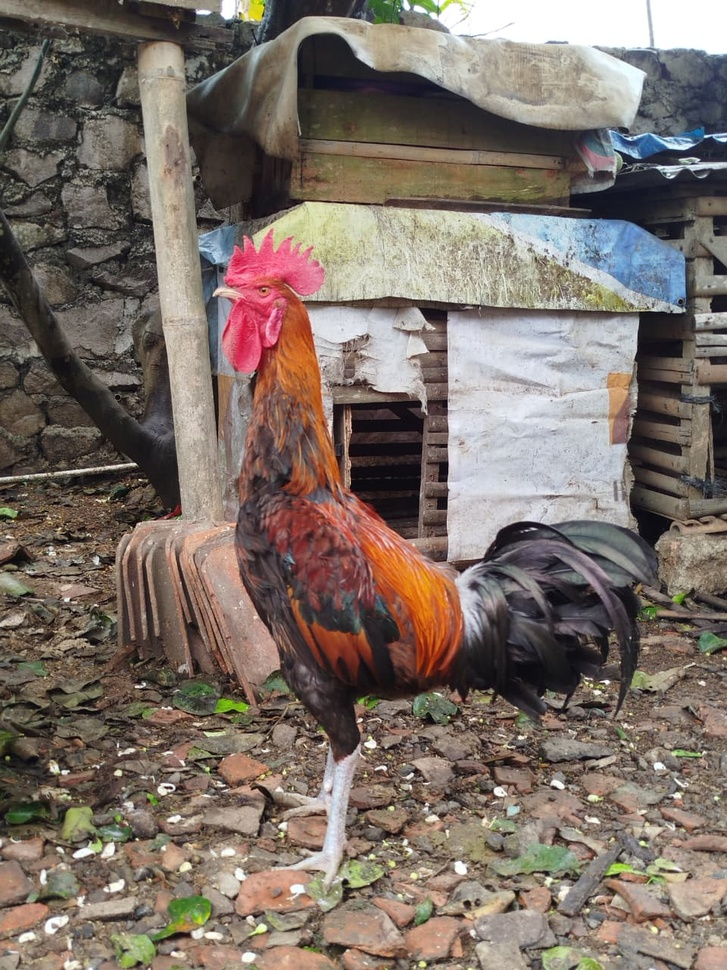
#> input picture PCD 4/ayam.jpg, 727 x 970 px, shrunk from 960 x 1280 before the run
$ python enhancement.py
#> lines starting #> are read from the running program, lines starting #| are printed output that depends on the picture
import imageio.v3 as iio
import matplotlib.pyplot as plt
import numpy as np
from scipy import ndimage


def proses_citra(path='ayam.jpg'):
    # 1. Baca gambar pakai imageio
#> called with path = 'ayam.jpg'
    img = iio.imread(path)
#> img is the input picture: shape (970, 727, 3); mean R, G, B 124.4, 112, 103.3

    # Kalau gambarnya berwarna (RGB), ubah ke grayscale pakai numpy
    if img.ndim == 3:
        gray = np.dot(img[..., :3], [0.2989, 0.5870, 0.1140]).astype(np.uint8)
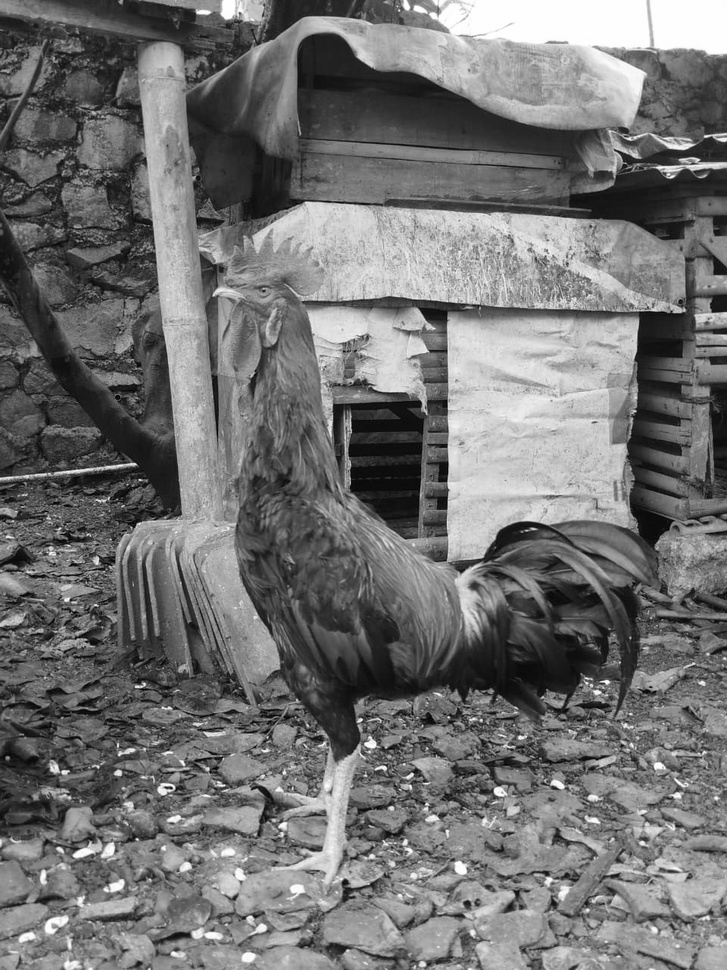
#> gray: shape (970, 727); min 0, max 254, mean 114.2
    else:
        gray = img

    # 2. Kurangi noise pakai Gaussian filter dari scipy.ndimage
    blur = ndimage.gaussian_filter(gray, sigma=1.5)

    # 3. Penajaman citra (sharpening / unsharp masking)
    enhanced = np.clip(
        gray.astype(float) + 1.5 * (gray.astype(float) - blur), 0, 255
    ).astype(np.uint8)
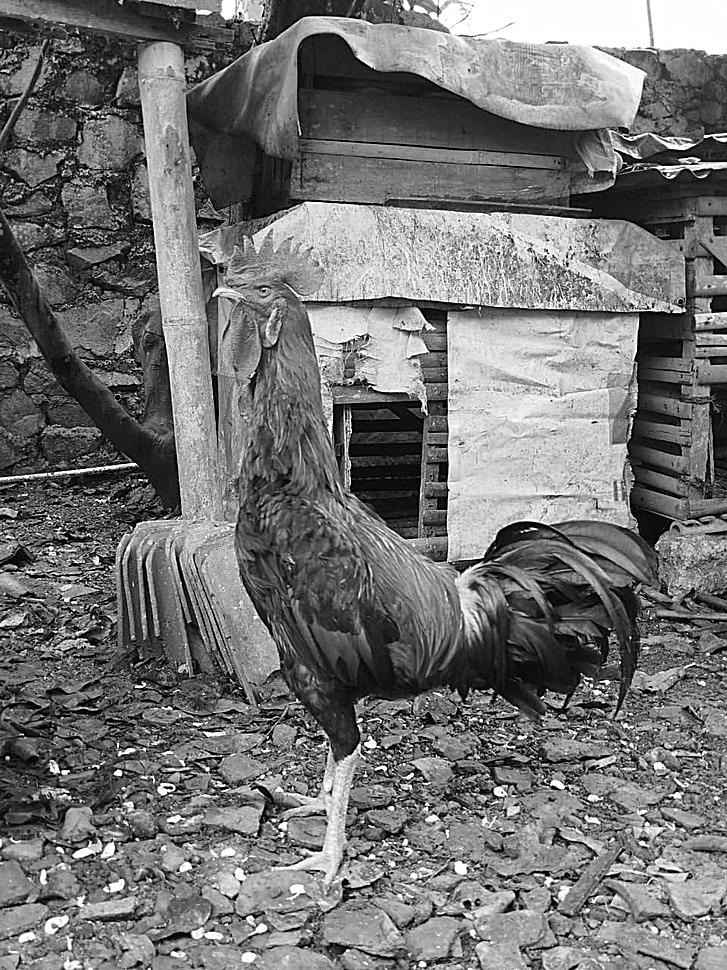
#> enhanced: shape (970, 727); min 0, max 255, mean 115.5

    # 4. Tampilkan perbandingan gambar
    fig, axes = plt.subplots(1, 3, figsize=(15, 5))

    axes[0].imshow(gray, cmap='gray')
    axes[0].set_title('Citra Grayscale Asli')
    axes[0].axis('off')

    axes[1].imshow(blur, cmap='gray')
    axes[1].set_title('Hasil Gaussian Blur')
    axes[1].axis('off')

    axes[2].imshow(enhanced, cmap='gray')
    axes[2].set_title('Hasil Penajaman (Enhanced)')
    axes[2].axis('off')

    plt.tight_layout()
    plt.show()
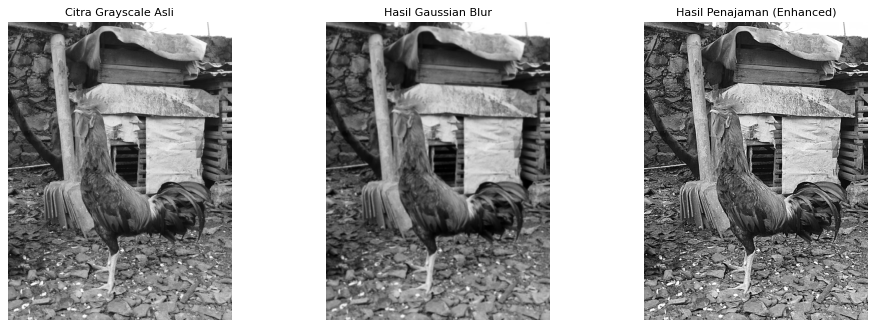
#> figure drawn by matplotlib, 3 panels


# Panggil fungsinya
proses_citra('ayam.jpg')
